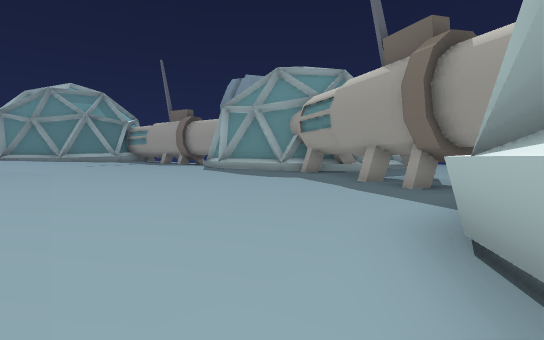
View 1 (above)

16 first-person views from a walk through a 3-D level made in the Unity game engine. The camera is 1.3 m above the floor, tilts 2° down and sees 85° across. The floor is counted in squares, 2 m on a side. Each view is taken from the middle of a square. On the plan, view 1 faces up. The plan holds only what a view shows up to about 9 squares ahead; the rest is blank. The place goes on beyond the plan. The player is left out. Some surface patterns are stand-ins.

View 2
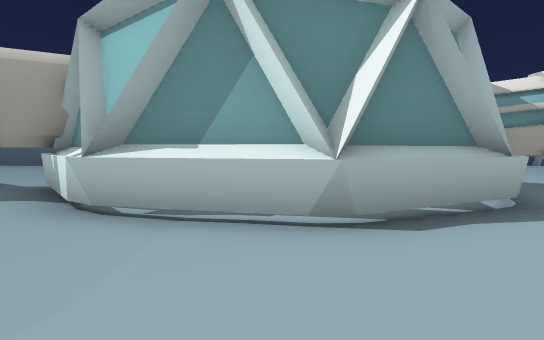

View 3
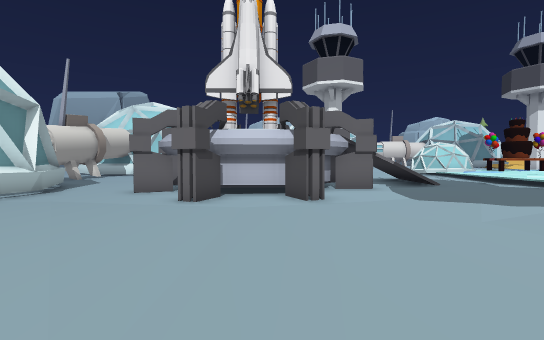

View 4
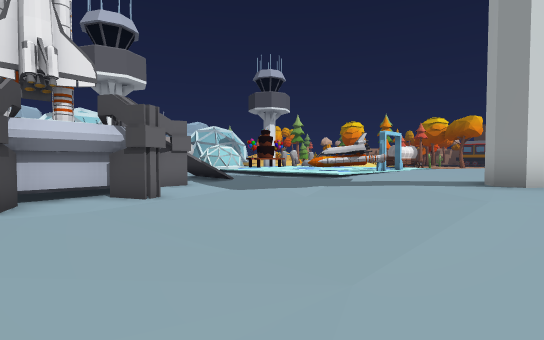

View 5
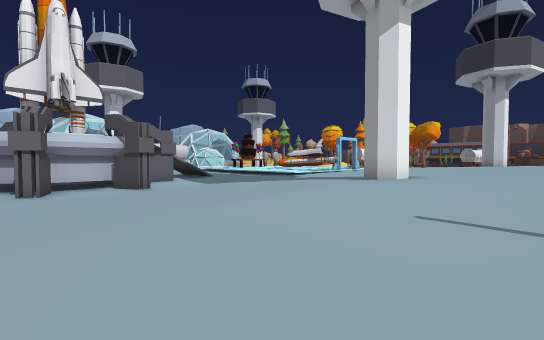

View 6
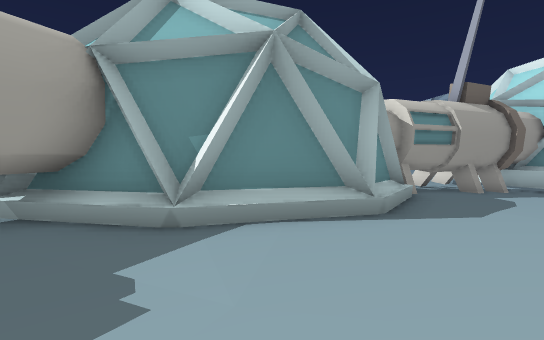

View 7
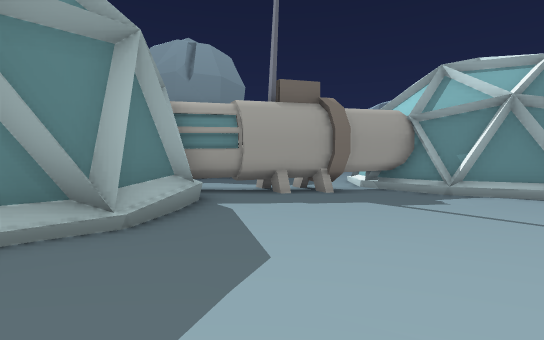

View 8
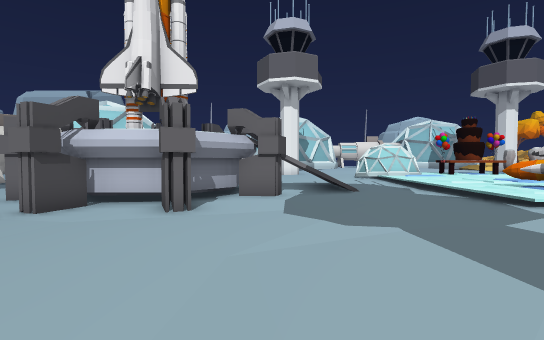

View 9
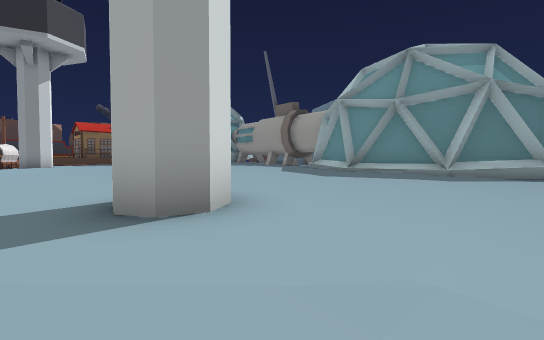

View 10
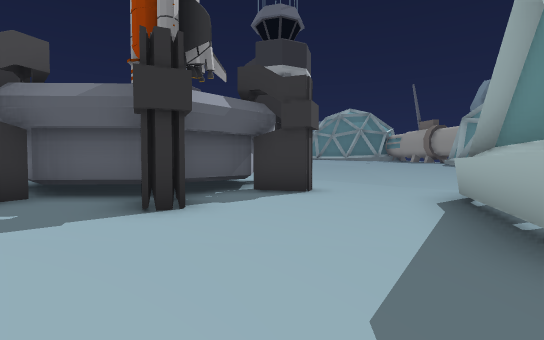

View 11
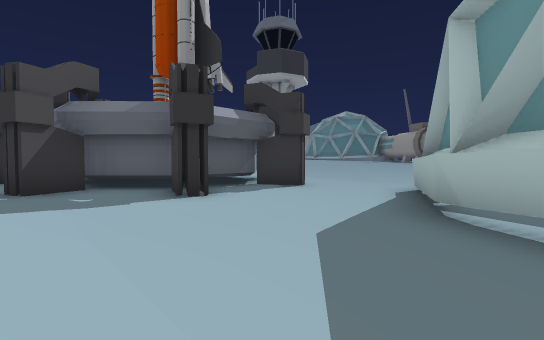

View 12
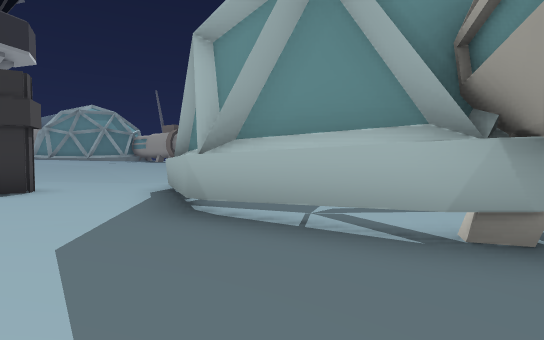

View 13
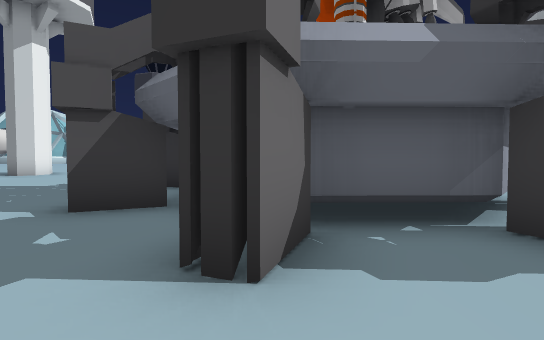

View 14
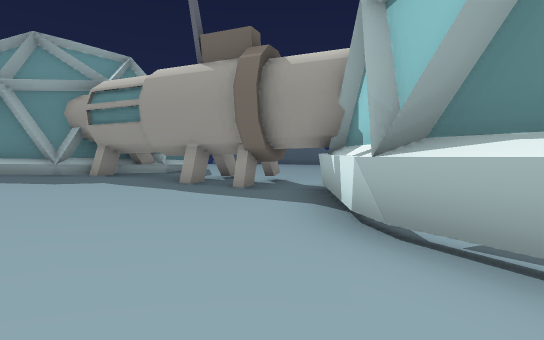

View 15
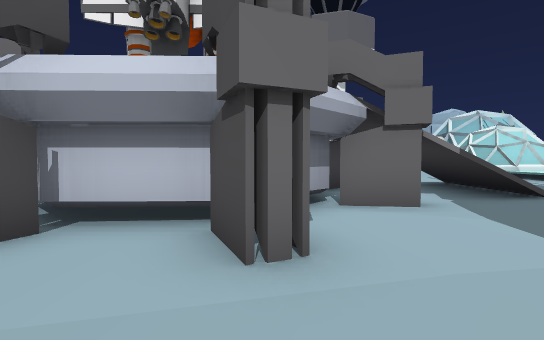

View 16
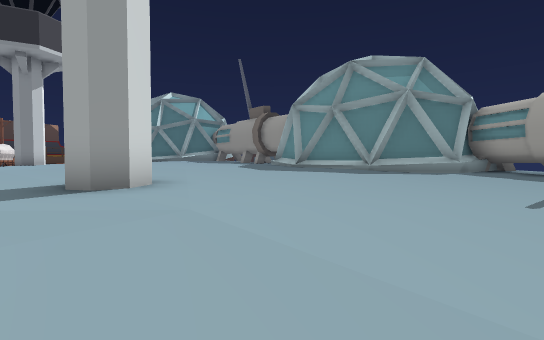

### Floor plan
Key: @ floor where view 1 was taken; # wall or solid block; . main floor; : floor 0.25 m higher than the main floor; + floor 0.5 m higher than the main floor; * floor 0.75 m higher than the main floor; % floor 1 m higher than the main floor; & floor 1.25 m higher than the main floor; / step, stairs or slope; ^ raised ledge; O other object.
Columns run from 13 left of view 1 to 6 right of it. Each row starts with its distance up from view 1.
 17      #####
 16    ###%###
 15   ##/%%%*###
 14 ###/%%%%**/#
 13 &&&&%%%%**/#
 12 &&&&%%%****#
 11 &&&&%%%****###
 10 &&&%%%%*****/####
  9 &&%%%%*******/##/++
  8 &%O%%%****+++++# ++
  7 %%O%%//*+++++++###::
  6 %%%*///+++++++::##::
  5 %**//+++:++:::::##:
  4  */+++::::::::::^#
  3 *+++:::::::::::^#
  2 ++++::.........#
  1 +++::....#....^#
  0 ++:::.#..#...@##
 -1 +::::.####.#..##
 -2 +://###  ###...#
 -3     ##    #....#
 -4     ##   ###....^##
 -5         ##........#
 -6 O     #..#........#
 -7 O      ..........
 -8        ...

Where each view was taken, in squares from view 1:
view 1: 0 up, 0 right, facing up
view 2: 0 up, 2 left, facing right
view 3: 8 up, 6 left, facing down
view 4: 8 up, 4 left, facing down-left
view 5: 11 up, 3 left, facing down-left
view 6: 12 up, 6 left, facing right
view 7: 11 up, 11 left, facing up-right
view 8: 7 up, 9 left, facing down
view 9: 6 up, 8 left, facing up-left
view 10: 6 down, 2 right, facing up-left
view 11: 7 down, 3 right, facing up-left
view 12: 7 down, 3 right, facing up
view 13: 4 down, 0 right, facing left
view 14: 1 up, 1 left, facing up-right
view 15: 3 up, 7 left, facing down
view 16: 6 up, 6 left, facing up-left
